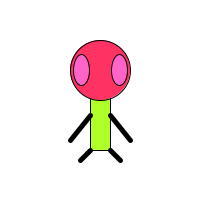
Frame 1 (no input)
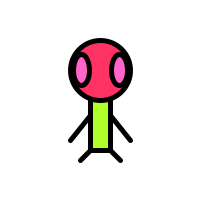
Frame 60 (the mouse pressed at the canvas centre just before this capture)
Frame 120 (the mouse held since frame 60 and released just before this capture): identical to frame 60, image omitted

The Processing sketch that drew these frames (run headless with seeded random() and noise(); from frame 60 on, the mouse is pressed at the canvas centre):

// Processing sketch: stud
// ── stud.pde
void setup(){
  size(200, 200);
}

void draw(){
  background(255);
  rectMode(CENTER);
  ellipseMode(CENTER);
  
  translate(100,100);
  //noCursor();
  
  //Zoog's Body
  stroke(0);
  fill(175,300,40);
  rect(0,0,20,100);
  
  //Zoog's Head
  stroke(0);
  fill(255,50,100);
  ellipse(0,-30,60,60);
  
  //eyes
  stroke(0);
  fill(255,100,200);
  ellipse(-19, -30,16,31);
  ellipse(19, -30,16,31);
  
  //legs
  strokeWeight(5);
  stroke(0);
  line(-10,50,-20,60);
  line(10,50,20,60);
  
  //arms
  stroke(0);
  line(-10,15,-30,40);
  line(10,15,30,40);
  
  
}
